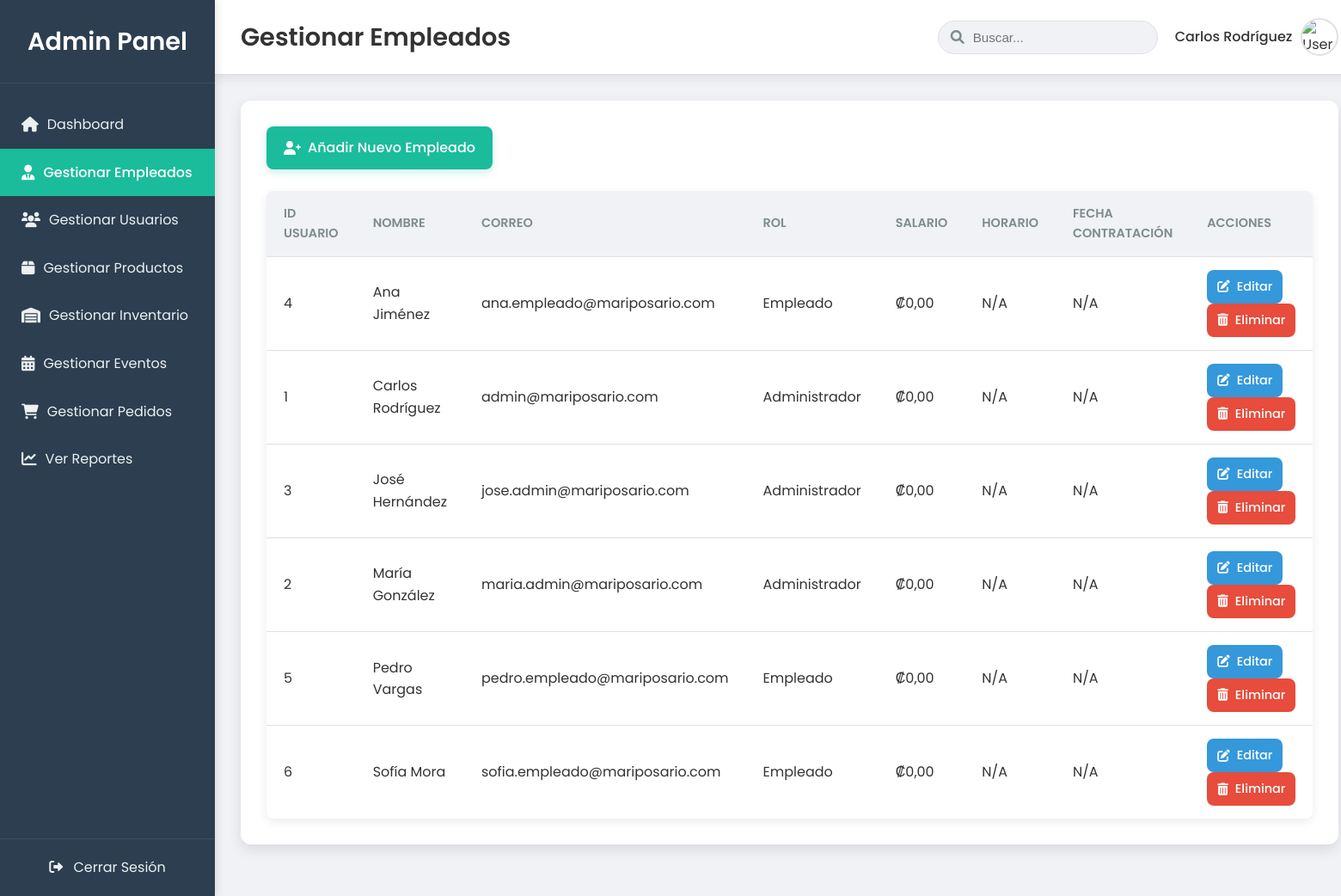
Screenshot of /Proyecto-Mariposario/admin/gestion_empleados.php (signed in) with the database file from the repository.
### tables this page shows
CREATE TABLE Usuario (
    ID_Usuario INT PRIMARY KEY AUTO_INCREMENT,
    ID_Rol INT,
    Nombre VARCHAR(100),
    Correo VARCHAR(100),
    Contrasena VARCHAR(100),
    Telefono VARCHAR(20),
    Direccion VARCHAR(255),
    FOREIGN KEY (ID_Rol) REFERENCES Rol(ID_Rol)
);

CREATE TABLE Rol (
    ID_Rol INT PRIMARY KEY,
    Nombre VARCHAR(100),
    Tipo_Notificacion VARCHAR(100),
    Descripcion VARCHAR(300)
);

### Proyecto-Mariposario/admin/gestion_empleados.php (the view, shortened to what this page needs)
<?php
include '../DB.php';
$page_title = 'Gestionar Empleados';
$empleados = [];
try {
    if (isset($conn) && $conn instanceof mysqli) {
        $sql = "SELECT
                    u.ID_Usuario,
                    u.Nombre,
                    u.Correo,
                    r.Nombre AS Rol_Nombre,
                    e.Salario,
                    e.Horario,
                    e.Fecha_Contratacion
                FROM
                    Usuario u
                JOIN
                    Rol r ON u.ID_Rol = r.ID_Rol
                LEFT JOIN
                    Empleado e ON u.ID_Usuario = e.ID_Usuario
                WHERE
                    r.Nombre != 'Cliente' -- Excluir a los clientes del listado de empleados
                ORDER BY
                    u.Nombre ASC";
        $result = $conn->query($sql);
        if ($result) {
            while ($row = $result->fetch_assoc()) {
                $empleados[] = $row;
            }
        } else {
            throw new Exception("Error al ejecutar la consulta de empleados: " . $conn->error);
        }
    } else {
        throw new Exception("Error: La conexión a la base de datos no está disponible o no es MySQLi.");
    }
} catch (Exception | mysqli_sql_exception $e) {
    error_log("Error al cargar empleados: " . $e->getMessage());
    $message = "Error al cargar los empleados: " . htmlspecialchars($e->getMessage());
    $message_type = "danger";
}
?>
<!DOCTYPE html>
<html lang="es">
<head>
    <link rel="stylesheet" href="https://cdnjs.cloudflare.com/ajax/libs/font-awesome/6.0.0-beta3/css/all.min.css">
    <link rel="stylesheet" href="../css/admin.css">
</head>
<body>
    <div class="admin-dashboard-layout">
        <aside class="sidebar">
            <div class="sidebar-header">
                <h3>Admin Panel</h3>
            </div>
            <nav class="sidebar-nav">
                <ul>
                    <li><a href="dashboard.php" class="<?php echo (basename($_SERVER['PHP_SELF']) == 'dashboard.php') ? 'active' : ''; ?>"><i class="fas fa-home"></i> Dashboard</a></li>
                    <li><a href="gestion_empleados.php" class="<?php echo (basename($_SERVER['PHP_SELF']) == 'gestion_empleados.php' || basename($_SERVER['PHP_SELF']) == 'add_empleado.php' || basename($_SERVER['PHP_SELF']) == 'edit_empleado.php') ? 'active' : ''; ?>"><i class="fas fa-user-tie"></i> Gestionar Empleados</a></li>
                    <li><a href="users.php" class="<?php echo (basename($_SERVER['PHP_SELF']) == 'users.php') ? 'active' : ''; ?>"><i class="fas fa-users"></i> Gestionar Usuarios</a></li>
                    <li><a href="products.php" class="<?php echo (basename($_SERVER['PHP_SELF']) == 'products.php') ? 'active' : ''; ?>"><i class="fas fa-box"></i> Gestionar Productos</a></li>
                    <li><a href="inventarioAdmin.php" class="<?php echo (basename($_SERVER['PHP_SELF']) == 'inventarioAdmin.php' || basename($_SERVER['PHP_SELF']) == 'add_inventario.php' || basename($_SERVER['PHP_SELF']) == 'edit_inventario.php') ? 'active' : ''; ?>"><i class="fas fa-warehouse"></i> Gestionar Inventario</a></li>
                    <li><a href="eventoAdmin.php" class="<?php echo (basename($_SERVER['PHP_SELF']) == 'eventoAdmin.php') ? 'active' : ''; ?>"><i class="fas fa-calendar-alt"></i> Gestionar Eventos</a></li>
                    <li><a href="pedidos.php" class="<?php echo (basename($_SERVER['PHP_SELF']) == 'pedidos.php' || basename($_SERVER['PHP_SELF']) == 'edit_pedido.php') ? 'active' : ''; ?>"><i class="fas fa-shopping-cart"></i> Gestionar Pedidos</a></li>
                    <li><a href="reports.php" class="<?php echo (basename($_SERVER['PHP_SELF']) == 'reports.php') ? 'active' : ''; ?>"><i class="fas fa-chart-line"></i> Ver Reportes</a></li>
                </ul>
            </nav>
            <div class="sidebar-footer">
                <a href="../logout.php"><i class="fas fa-sign-out-alt"></i> Cerrar Sesión</a>
            </div>
        </aside>
        <div class="main-panel">
            <header class="main-panel-header">
                <div class="header-left">
                    <h2><?php echo $page_title; ?></h2>
                </div>
                <div class="header-right">
                    <div class="search-bar">
                        <input type="text" placeholder="Buscar...">
                        <i class="fas fa-search"></i>
                    </div>
                    <div class="user-profile">
                        <span><?php echo htmlspecialchars($_SESSION['user_name'] ?? 'Admin'); ?></span>
                        <img src="../images/user-avatar.png" alt="User Avatar">
                    </div>
                </div>
            </header>
            <main class="content-area">
                <div class="admin-content">
                    <div class="actions-bar">
                        <a href="add_empleado.php" class="btn btn-add-product"><i class="fas fa-user-plus"></i> Añadir Nuevo Empleado</a>
                    </div>
                    <?php if (!empty($empleados)): ?>
                        <div class="table-container">
                            <table class="data-table">
                                <thead>
                                    <tr>
                                        <th>ID Usuario</th>
                                        <th>Nombre</th>
                                        <th>Correo</th>
                                        <th>Rol</th>
                                        <th>Salario</th>
                                        <th>Horario</th>
                                        <th>Fecha Contratación</th>
                                        <th>Acciones</th>
                                    </tr>
                                </thead>
                                <tbody>
                                    <?php foreach ($empleados as $empleado): ?>
                                        <tr>
                                            <td><?php echo htmlspecialchars($empleado['ID_Usuario']); ?></td>
                                            <td><?php echo htmlspecialchars($empleado['Nombre']); ?></td>
                                            <td><?php echo htmlspecialchars($empleado['Correo']); ?></td>
                                            <td><?php echo htmlspecialchars($empleado['Rol_Nombre']); ?></td>
                                            <td>₡<?php echo number_format($empleado['Salario'] ?? 0, 2, ',', '.'); ?></td>
                                            <td><?php echo htmlspecialchars($empleado['Horario'] ?? 'N/A'); ?></td>
                                            <td><?php echo htmlspecialchars($empleado['Fecha_Contratacion'] ?? 'N/A'); ?></td>
                                            <td class="action-buttons">
                                                 <a href="edit_empleado.php?id=<?php echo htmlspecialchars($empleado['ID_Usuario']); ?>" class="btn btn-action-edit" title="Editar"><i class="fas fa-edit"></i> Editar</a>
                                                 <a href="delete_empleado.php?id=<?php echo htmlspecialchars($empleado['ID_Usuario']); ?>" class="btn btn-action-delete" title="Eliminar" onclick="return confirm('¿Estás seguro de que quieres eliminar a este empleado? Esta acción es irreversible.');"><i class="fas fa-trash-alt"></i> Eliminar</a>
                                            </td>
                                        </tr>
                                    <?php endforeach; ?>
                                </tbody>
                            </table>
                        </div>
                    <?php else: ?>
                        <p>No hay empleados registrados en el sistema.</p>
                    <?php endif; ?>
                </div>
            </main>
        </div>
    </div>
</body>
</html>

### rows the page displays
usuario: ID_Usuario "4", Nombre "Ana Jiménez", Correo "ana.empleado@mariposario.com", ID_Rol.Nombre "Empleado", Salario "0,00", Horario "N/A", Fecha_Contratacion "N/A"
usuario: ID_Usuario "1", Nombre "Carlos Rodríguez", Correo "admin@mariposario.com", ID_Rol.Nombre "Administrador", Salario "0,00", Horario "N/A", Fecha_Contratacion "N/A"
usuario: ID_Usuario "3", Nombre "José Hernández", Correo "jose.admin@mariposario.com", ID_Rol.Nombre "Administrador", Salario "0,00", Horario "N/A", Fecha_Contratacion "N/A"
usuario: ID_Usuario "2", Nombre "María González", Correo "maria.admin@mariposario.com", ID_Rol.Nombre "Administrador", Salario "0,00", Horario "N/A", Fecha_Contratacion "N/A"
usuario: ID_Usuario "5", Nombre "Pedro Vargas", Correo "pedro.empleado@mariposario.com", ID_Rol.Nombre "Empleado", Salario "0,00", Horario "N/A", Fecha_Contratacion "N/A"
usuario: ID_Usuario "6", Nombre "Sofía Mora", Correo "sofia.empleado@mariposario.com", ID_Rol.Nombre "Empleado", Salario "0,00", Horario "N/A", Fecha_Contratacion "N/A"

### other values shown
$page_title "Gestionar Empleados"
$_SESSION['user_name'] "Carlos Rodríguez"
